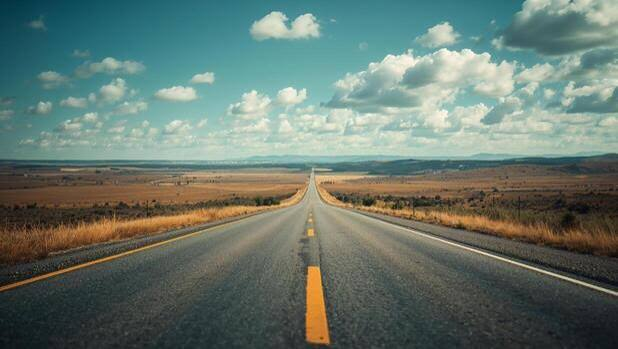
#> input picture Lane Line Extractor/road1.jpg, 618 x 349 px
$ python lane_extractor.py road1.jpg
#> lines starting #> are read from the running program, lines starting #| are printed output that depends on the picture; after the words box and inside, x2 and y2 are one past the last pixel; in counts of white or black regions, pixels touching at a corner belong together
"""Classical CV lane line extractor.

Pipeline: load -> HSV colour mask -> Gaussian blur -> Canny -> ROI mask.
Usage:  python lane_extractor.py images/road1.jpg [more images...]
Outputs are saved to ./output/<name>_*.jpg
"""
import os
import sys

import cv2
import numpy as np

# HSV ranges (OpenCV: H 0-179, S 0-255, V 0-255). Tune for your images.
WHITE_LOW, WHITE_HIGH = np.array([0, 0, 200]), np.array([180, 40, 255])
YELLOW_LOW, YELLOW_HIGH = np.array([15, 80, 120]), np.array([35, 255, 255])


def load_image(path):
    img = cv2.imread(path)
    if img is None:
        raise FileNotFoundError(f"Could not read image: {path}")
    return img


def color_filter(img):
    """Keep only white and yellow pixels (typical lane paint) using HSV."""
    hsv = cv2.cvtColor(img, cv2.COLOR_BGR2HSV)
    white = cv2.inRange(hsv, WHITE_LOW, WHITE_HIGH)
    yellow = cv2.inRange(hsv, YELLOW_LOW, YELLOW_HIGH)
    mask = cv2.bitwise_or(white, yellow)
    return mask, cv2.bitwise_and(img, img, mask=mask)


def blur(gray_or_img, k=5):
    return cv2.GaussianBlur(gray_or_img, (k, k), 0)


def detect_edges(img, low=50, high=150):
    return cv2.Canny(img, low, high)


def region_of_interest(edges):
    """Mask everything outside a trapezoid covering the road ahead."""
    h, w = edges.shape[:2]
    polygon = np.array([[
        (int(0.05 * w), h),
        (int(0.45 * w), int(0.60 * h)),
        (int(0.55 * w), int(0.60 * h)),
        (int(0.95 * w), h),
    ]], dtype=np.int32)
    mask = np.zeros_like(edges)
    cv2.fillPoly(mask, polygon, 255)
    return cv2.bitwise_and(edges, mask), polygon


def process(path, out_dir="output"):
    os.makedirs(out_dir, exist_ok=True)
    name = os.path.splitext(os.path.basename(path))[0]

    img = load_image(path)
#> in load_image, img is the input picture: shape (349, 618, 3); mean B, G, R 109.7, 119, 102.7
    mask, filtered = color_filter(img)
#> in color_filter, `hsv = cv2.cvtColor(img, cv2.COLOR_BGR2HSV)`: hsv: shape (349, 618, 3); mean H, S, V 62.4, 73.9, 125.6
#> in color_filter, `white = cv2.inRange(hsv, WHITE_LOW, WHITE_HIGH)`:
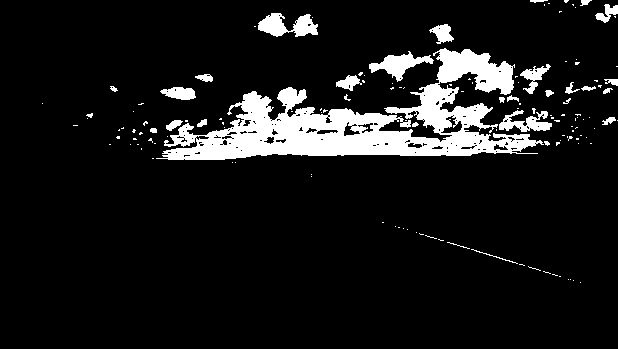
#> white: shape (349, 618); 9.7% white; 138 white regions (107 under 20 px), largest, box (x1, y1, x2, y2) and area: (156, 48, 544, 160) 15904, (258, 13, 318, 37) 852, (369, 51, 434, 82) 779
#> in color_filter, `yellow = cv2.inRange(hsv, YELLOW_LOW, YELLOW_HIGH)`:
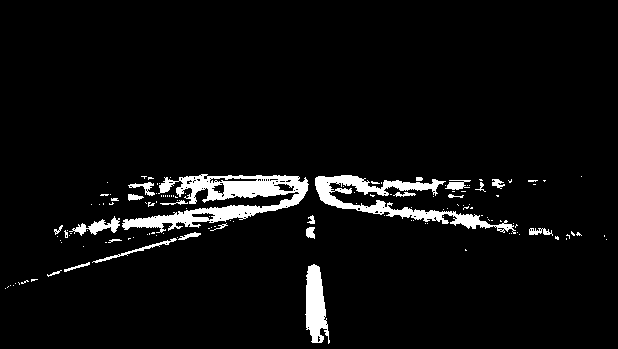
#> yellow: shape (349, 618); 4.9% white; 137 white regions (113 under 20 px), largest, box (x1, y1, x2, y2) and area: (122, 174, 309, 233) 4239, (315, 175, 516, 234) 2874, (305, 264, 330, 344) 1284
#> in color_filter, `mask = cv2.bitwise_or(white, yellow)`: mask: shape (349, 618); 14.6% white; 275 white regions (220 under 20 px), largest, box (x1, y1, x2, y2) and area: (156, 48, 544, 160) 15904, (122, 174, 309, 233) 4239, (315, 175, 516, 234) 2874
    gray = cv2.cvtColor(filtered, cv2.COLOR_BGR2GRAY)
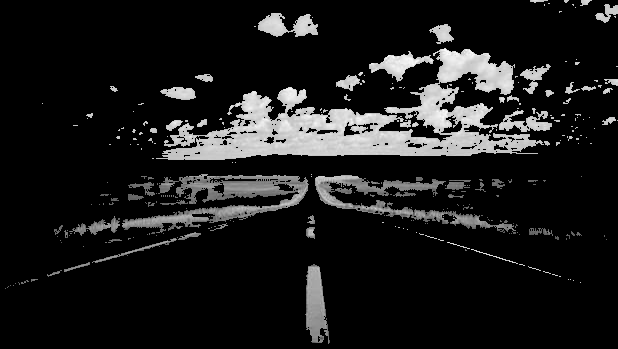
#> gray: shape (349, 618); min 0, max 253, mean 26.7
    blurred = blur(gray)
    edges = detect_edges(blurred)
#> in detect_edges, `return cv2.Canny(img, low, high)`:
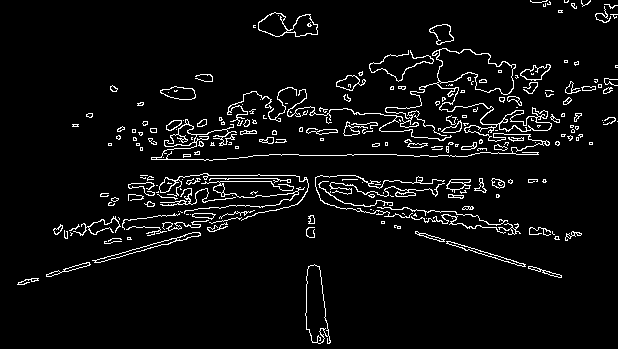
#> returned value: shape (349, 618); 5% white in thin lines or dots
    roi_edges, polygon = region_of_interest(edges)
#> in region_of_interest, `cv2.fillPoly(mask, polygon, 255)`:
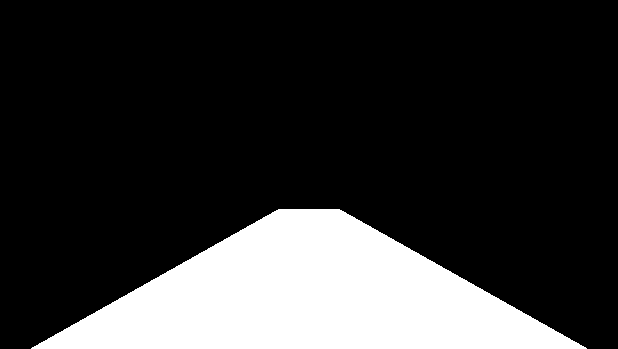
#> mask: shape (349, 618); 20.1% white; 1 white region, box (x1, y1, x2, y2) and area: (31, 209, 587, 349) 43368
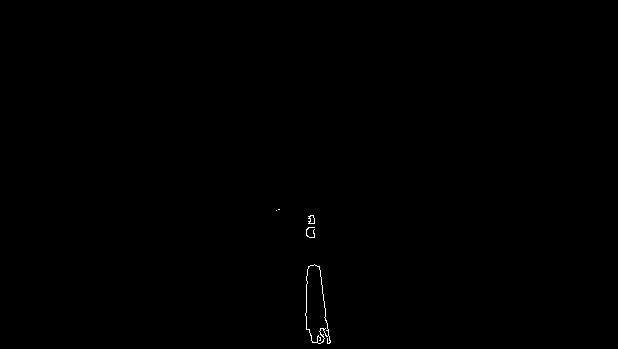
#> roi_edges: shape (349, 618); 0.14% white in thin lines or dots, all inside (x1, y1, x2, y2) = (276, 209, 331, 344)
#> polygon = [[30, 349], [278, 209], [339, 209], [587, 349]]

    # Overlay extracted lane pixels in red on the original image
    overlay = img.copy()
    overlay[roi_edges > 0] = (0, 0, 255)
    cv2.polylines(overlay, polygon, True, (0, 255, 0), 2)
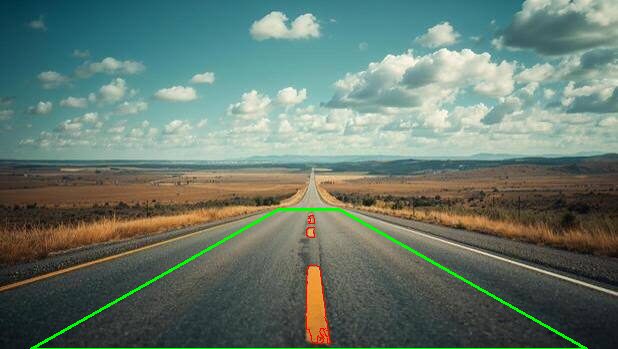
#> overlay: shape (349, 618, 3); mean B, G, R 108.8, 120.7, 102.1

    steps = {
        "1_hsv_mask": mask,
        "2_blurred": blurred,
        "3_canny": edges,
        "4_roi_edges": roi_edges,
        "5_result": overlay,
    }
    for label, im in steps.items():
        cv2.imwrite(os.path.join(out_dir, f"{name}_{label}.jpg"), im)
#> this loop made 5 passes
#> label on passes 1 to 5: '1_hsv_mask', '2_blurred', '3_canny', '4_roi_edges', '5_result'
    print(f"Processed {path} -> {out_dir}/")
#| Processed road1.jpg -> output/


if __name__ == "__main__":
    if len(sys.argv) < 2:
        sys.exit("Usage: python lane_extractor.py <image> [<image> ...]")
    for p in sys.argv[1:]:
        process(p)
